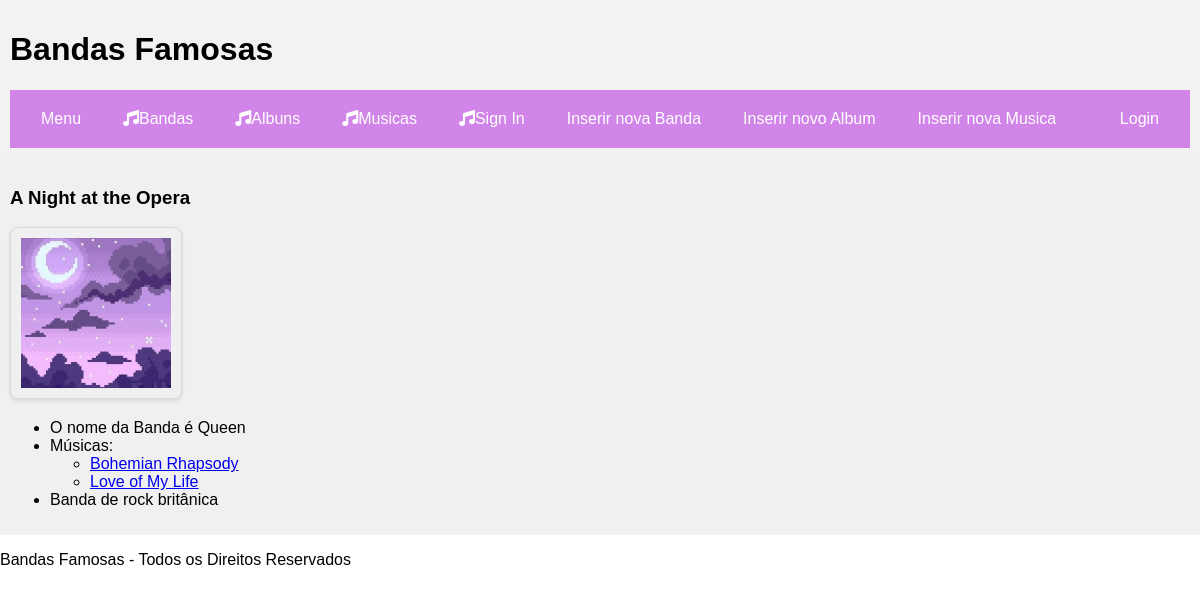
The app's page /bandas/album/5/ with its own data.
### bandas/models.py (models this page shows, shortened)
class Album(models.Model):
    banda = models.ForeignKey(Banda, on_delete=models.CASCADE)
    nome = models.CharField(max_length=100)
    capa = models.ImageField(upload_to='album_covers/', null=True, blank=True)

class Banda(models.Model):
    nome = models.CharField(max_length=100)
    foto = models.ImageField(upload_to='band_photos/', null=True, blank=True)
    ano = models.IntegerField(default=1)
    nacionalidade = models.CharField(max_length=100, default = 'trocar')
    informacoes_variadas = models.TextField(blank=True)

class Musica(models.Model):
    album = models.ForeignKey(Album, on_delete=models.CASCADE)
    nome = models.CharField(max_length=100)
    ano = models.IntegerField(default=1)
    duracao = models.IntegerField(default=1)
    spotify_link = models.URLField(max_length=200, null=True, blank=True)
    letra = models.TextField(default='', null=True, blank=True)
    biografia = models.TextField(default='', null=True, blank=True)

### bandas/views.py (the view)
# urls.py: path('album/<int:album_id>/', views.album_view, name="album"),
def album_view(request, album_id):
    context = {
      'album': Album.objects.get(id=album_id),
    }
    return render(request, 'bandas/album.html', context)

### bandas/templates/bandas/album.html (shortened to what this page needs)
{% extends 'bandas/layout.html' %}
{% block content %}
    <h3>{{ album.nome }}</h3>
    {% if album.capa %}
        <img src="{{ album.capa.url }}" width="150px" class="imgMoldura">
    {% else %}
        <p>Nenhuma imagem disponível para este álbum.</p>
    {% endif %}
    <ul>
        <li>O nome da Banda é {{ album.banda.nome }}</li>
        <li>Músicas:</li>
            <ul>
                {% for musica in album.musica_set.all %}
                    <li><a href="{% url 'bandas:musica' musica.id %}">{{ musica.nome }}</a></li>
                {% endfor %}
            </ul>
        <li> {{ album.banda.informacoes_variadas }}</li>
    </ul>
{% endblock %}

### bandas/static/bandas/bandas.css (style rules this page uses)
body { margin: 0; padding: 0; font-family: Arial, sans-serif; }
.imgMoldura { border: 1px solid rgba(0, 0, 0, 0.1); border-radius: 8px; padding: 10px; box-shadow: 0 2px 4px rgba(0, 0, 0, 0.1); }

### records on screen
Album: nome "A Night at the Opera", capa (picture), banda.nome "Queen", banda.informacoes_variadas "Banda de rock britânica"
Musica: nome "Bohemian Rhapsody"
Musica: nome "Love of My Life"
